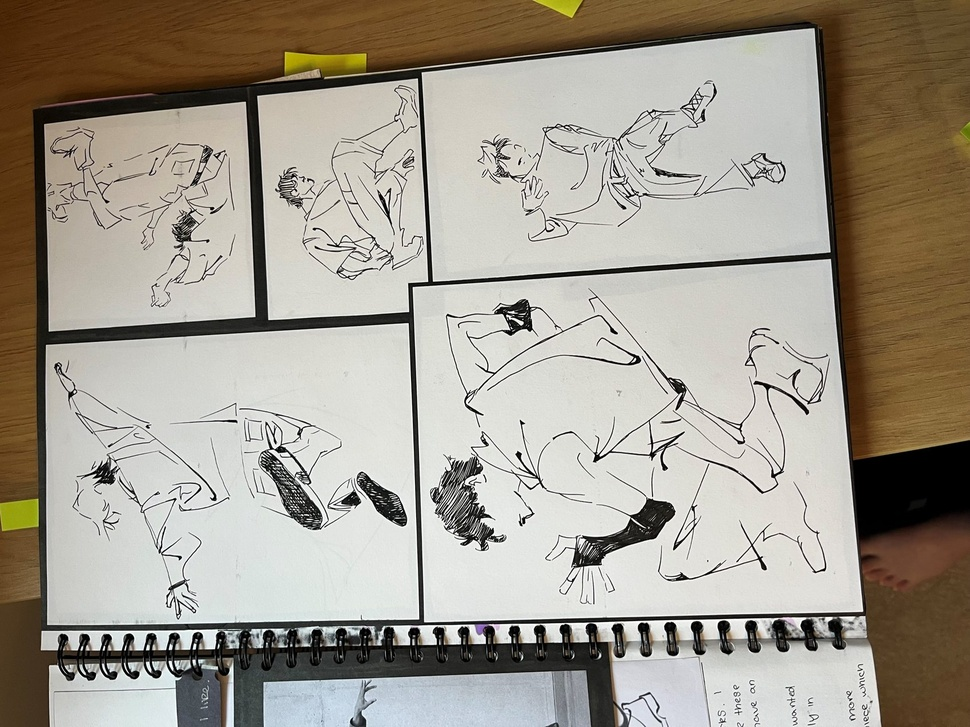
#> input picture images/life-04-sketchbook-spread.jpg, 970 x 727 px, shrunk from 1699 x 1274 before the run, found by its file name
$ python fix_image_rotation.py
#> lines starting #> are read from the running program, lines starting #| are printed output that depends on the picture
from PIL import Image, ImageOps
import os

files = [
    'life-04-sketchbook-spread.jpg',
    'life-03-figure-study.jpg',
    'life-06-dance-ref-b.jpg',
    'figure-01-sketchbook.jpg',
    'figure-02-photo-ref.jpg',
    'character-03-hybrid-form.jpg',
    'portrait-02-mixed-medium.jpg',
    'portrait-03-gcse-final.jpg',
    'painting-01-flower.jpg',
    'painting-02-koi.jpg',
    'painting-04-unit1-final.jpg',
]

base = r'c:\Users\ali\OneDrive\Documents (Ali Home)\GitHub\GracePortfolio\images'
for name in files:
    path = os.path.join(base, name)
    with Image.open(path) as img:
#> img is the input picture: PIL image 970x727 RGB; mean R, G, B 161.8, 155.3, 143.4
        img = ImageOps.exif_transpose(img)
        rotated = img.rotate(-90, expand=True)
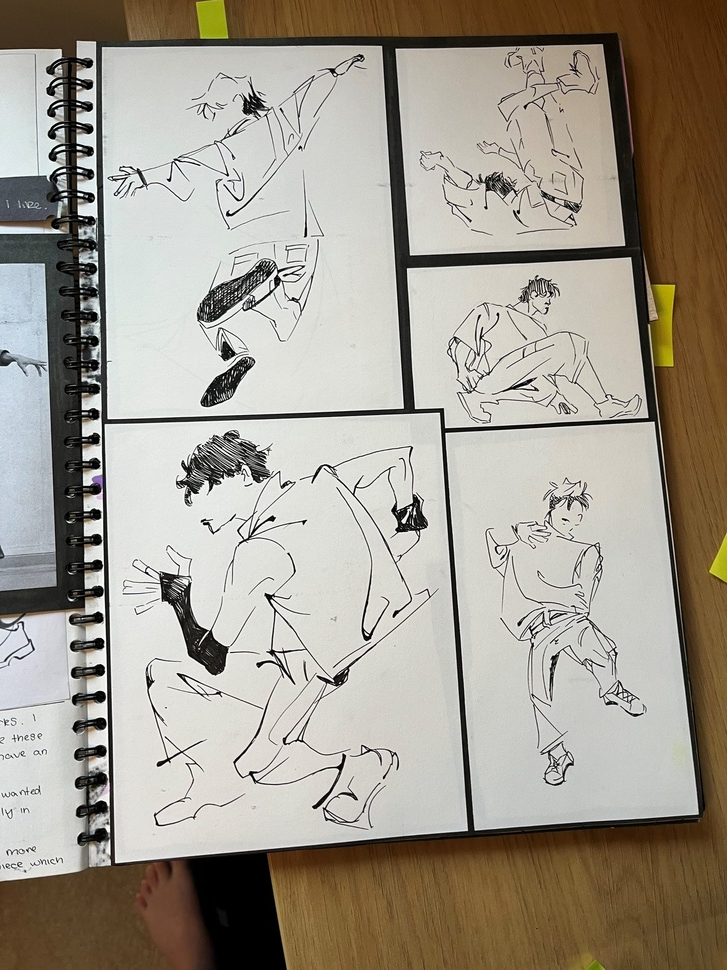
#> rotated: PIL image 727x970 RGB; mean R, G, B 161.8, 155.3, 143.4
        if rotated.mode in ('RGBA', 'LA'):
            rotated = rotated.convert('RGBA')
        else:
            rotated = rotated.convert('RGB')
        rotated.save(path, quality=95, subsampling=0, exif=b'')
        print(f'{name}: {img.size} -> {rotated.size}')
#| life-04-sketchbook-spread.jpg: (970, 727) -> (727, 970)
#> pass 2 of the loop `for name in files:`:
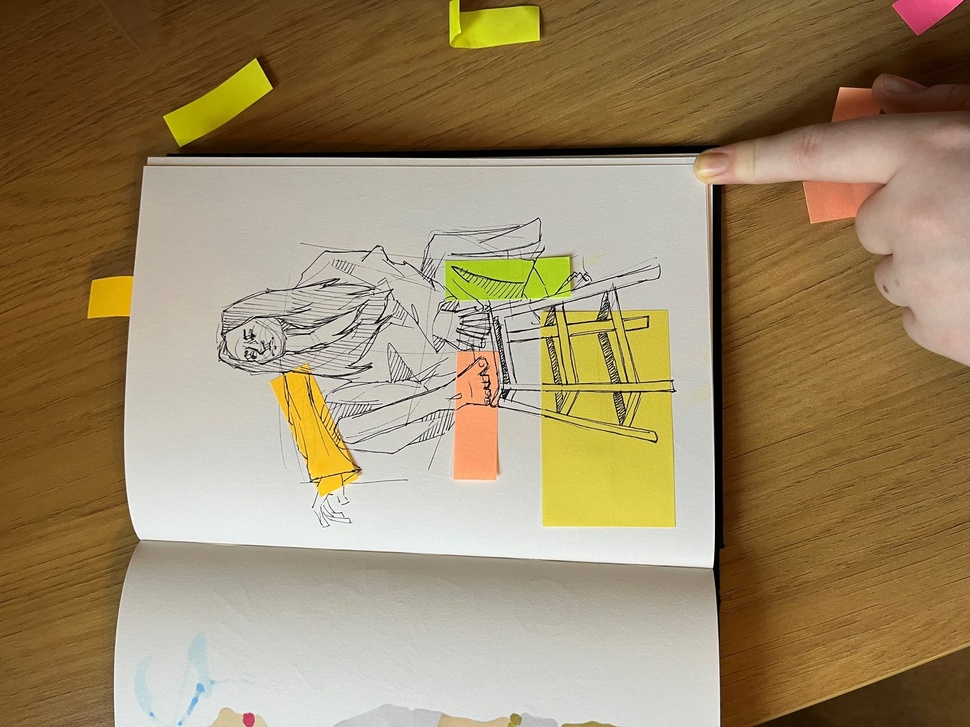
#> input picture images/life-03-figure-study.jpg, 970 x 727 px, shrunk from 1700 x 1274 before the run, found by its file name
#> img is the input picture: PIL image 970x727 RGB; mean R, G, B 156.1, 136.4, 103
#> `rotated = img.rotate(-90, expand=True)`:
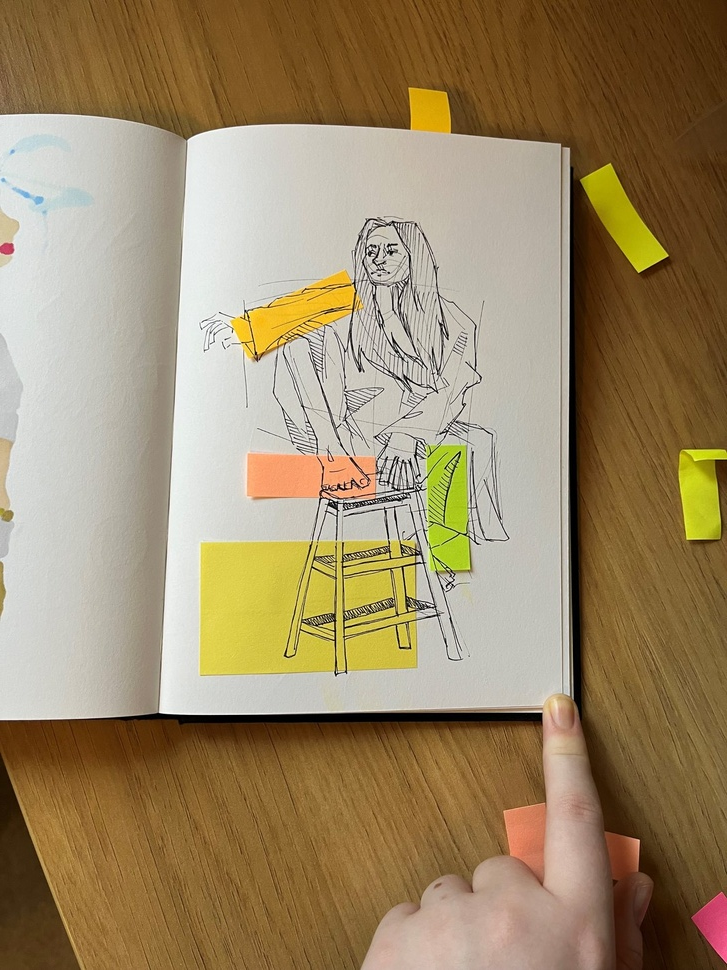
#> rotated: PIL image 727x970 RGB; mean R, G, B 156.1, 136.4, 103
#| life-03-figure-study.jpg: (970, 727) -> (727, 970)
#> pass 3 of the loop `for name in files:`:
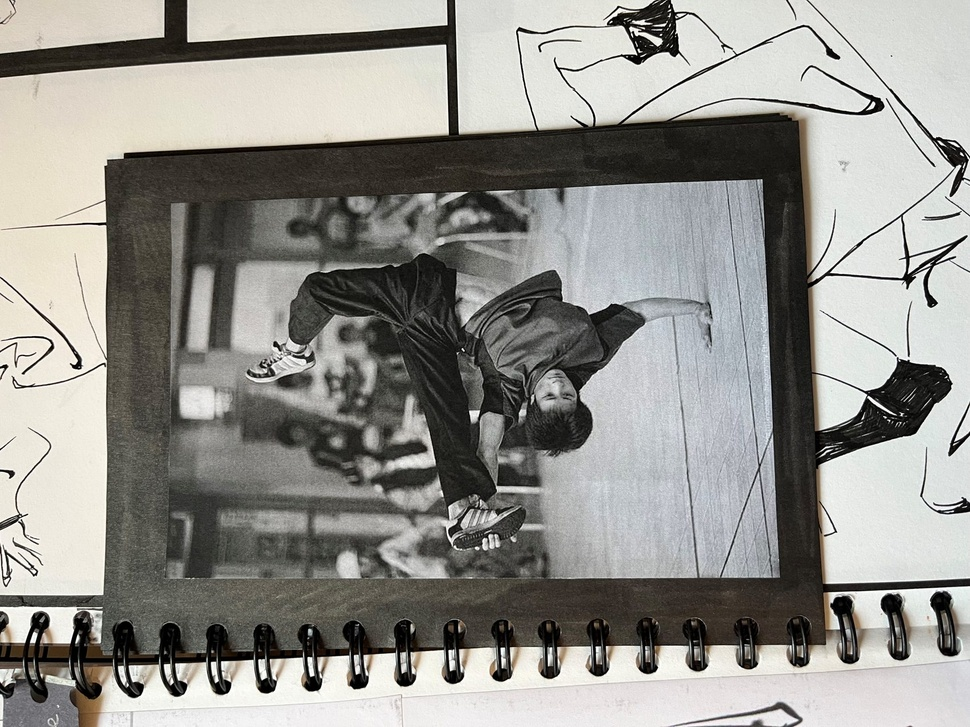
#> input picture images/life-06-dance-ref-b.jpg, 970 x 727 px, shrunk from 1699 x 1274 before the run, found by its file name
#> img is the input picture: PIL image 970x727 RGB; mean R, G, B 147.7, 146.7, 141.8
#> `rotated = img.rotate(-90, expand=True)`:
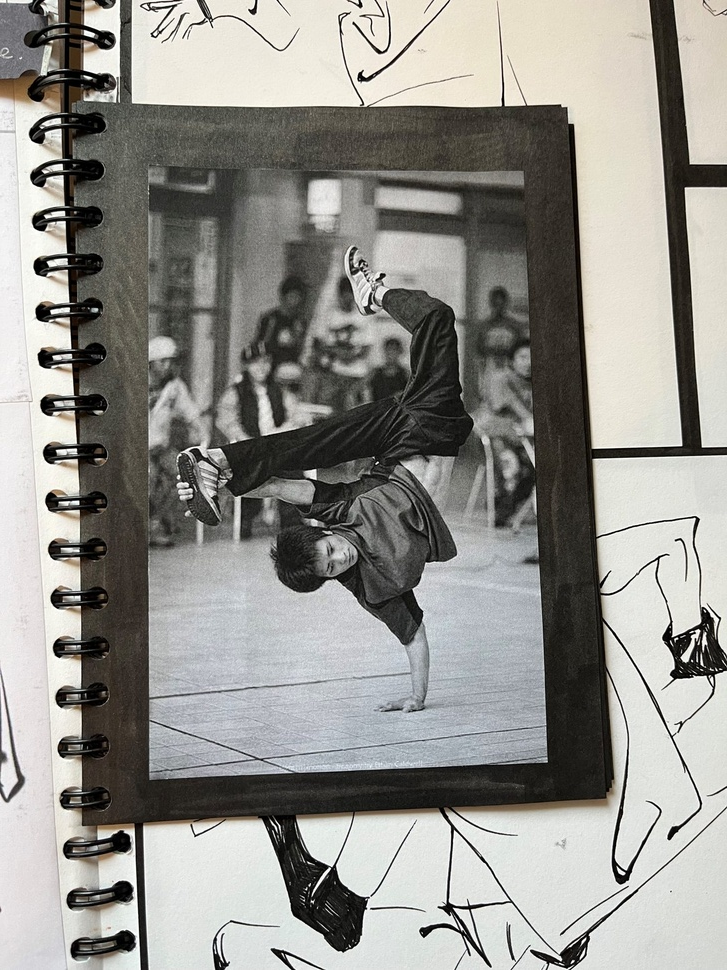
#> rotated: PIL image 727x970 RGB; mean R, G, B 147.7, 146.7, 141.8
#| life-06-dance-ref-b.jpg: (970, 727) -> (727, 970)
#> (the run stopped early here; a loop or call above may not have finished)
